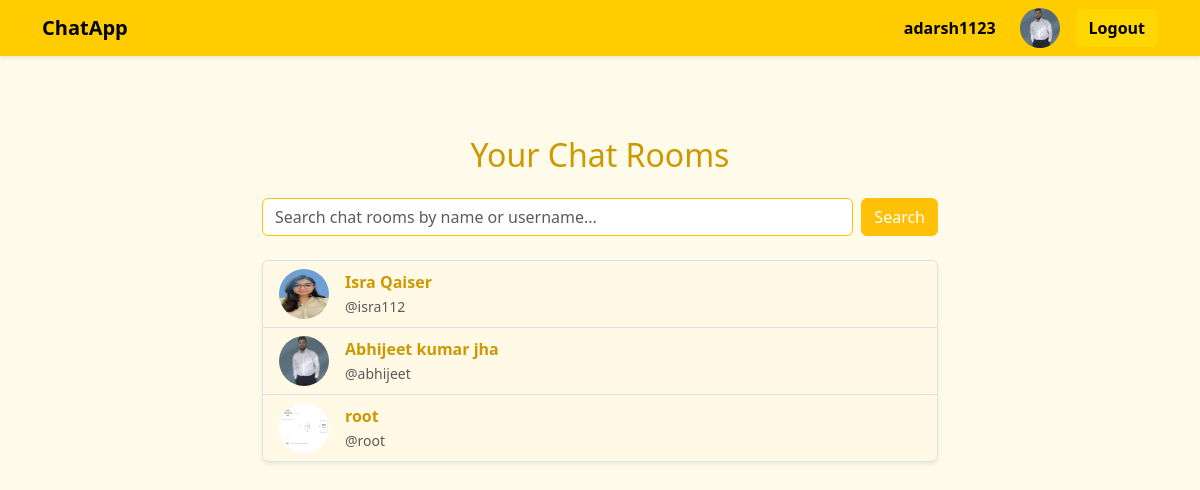
Screenshot of / (signed in) with the database file from the repository.
### chat/models.py (models this page shows, shortened)
class UserInfo(models.Model) :
    user =  models.OneToOneField(User , on_delete= models.CASCADE)
    name  =  models.CharField(max_length=100)
    email  =  models.EmailField()
    phone = models.CharField(max_length=15)
    image = models.ImageField(upload_to='profile_imagesl/' , blank = True ,  null  = True)

class ChatRoom(models.Model) :
    name = models.CharField(max_length=100)
    participants =  models.ManyToManyField(User ,  related_name='chatrooms')
    created_at =  models.DateTimeField(auto_now_add = True)

### chat/views.py (the view)
# urls.py: path('' , index ,  name  = 'index') ,
@login_required
def index(request):
    user = request.user
    chatrooms = ChatRoom.objects.filter(participants=user).distinct()
    for room in chatrooms:
        other = room.participants.exclude(id=user.id).first()
        room.other_user = other  # dynamically attach for template use
    return render(request, 'chat/index.html', {'chatrooms': chatrooms})

### chat/templates/chat/index.html (shortened to what this page needs)
{% extends 'chat/base.html' %}
{% load static %}
{% block content %}
<div class="container mt-5" style="max-width: 700px;">
  <h2 class="mb-4 text-center" style="color: #cc9900;">Your Chat Rooms</h2>
  <form method="GET" action="{% url 'search_users' %}" class="mb-4 d-flex">
    <input type="text" name="q" class="form-control me-2 border-warning" placeholder="Search chat rooms by name or username..." value="{{ request.GET.q }}">
    <button type="submit" class="btn btn-warning text-white">Search</button>
  </form>
  {% if chatrooms %}
    <ul class="list-group shadow-sm rounded">
      {% for room in chatrooms %}
        <a href="{% url 'chatroom' room.id %}" class="list-group-item list-group-item-action d-flex align-items-center" style="background: #fff9e6;">
          {% if room.other_user.userinfo.image %}
            <img src="{{ room.other_user.userinfo.image.url }}" alt="{{ room.other_user.username }}" class="rounded-circle me-3" width="50" height="50">
          {% else %}
            <img src="{% static 'default-profile.png' %}" class="rounded-circle me-3" width="50" height="50">
          {% endif %}
          <div>
            <div style="color: #cc9900; font-weight: 600;">{{ room.other_user.userinfo.name }}</div>
            <small class="text-muted">@{{ room.other_user.username }}</small>
          </div>
        </a>
      {% endfor %}
    </ul>
  {% else %}
    <p class="text-muted fst-italic">No active chat rooms.</p>
  {% endif %}
</div>
{% endblock %}

### chat/templates/chat/base.html (shortened to what this page needs)
{% load static %}
<!DOCTYPE html>
<html lang="en">
<head>
    <link href="https://cdn.jsdelivr.net/npm/bootstrap@5.3.3/dist/css/bootstrap.min.css" rel="stylesheet">
</head>
<body>
<nav class="navbar navbar-expand-lg shadow-sm">
    <div class="container">
        <a class="navbar-brand" href="{% url 'index' %}">ChatApp</a>
        <div class="collapse navbar-collapse justify-content-end" id="navbarNav">
            <ul class="navbar-nav align-items-center">
                {% if user.is_authenticated %}
                    <li class="nav-item me-3">
                        <span class="nav-link">{{ user.username }}</span>
                    </li>
                    <li class="nav-item me-3">
                        {% if user.userinfo.image %}
                            <img src="{{ user.userinfo.image.url }}" class="profile-img" alt="Profile">
                        {% else %}
                            <img src="{% static 'default.jpg' %}" class="profile-img" alt="Profile">
                        {% endif %}
                    </li>
                    <li class="nav-item">
                        <a class="btn btn-yellow" href="{% url 'logout' %}">Logout</a>
                    </li>
                {% endif %}
            </ul>
        </div>
    </div>
</nav>
<div class="container content">
    {% block content %}{% endblock %}
</div>
</body>
</html>

### chat/templates/chat/base.html (style rules this page uses)
body { background-color: #fffbea; }
.navbar { background-color: #ffcc00; }
.nav-link, .navbar-brand { color: #000 !important; font-weight: bold; }
.btn-yellow { background-color: #ffd700; color: black; font-weight: 600; }
.profile-img { width: 40px; height: 40px; object-fit: cover; border-radius: 50%; }
.content { padding: 2rem; }

### rows the page displays
ChatRoom: other_user.userinfo.image (picture), other_user.userinfo.name "Isra Qaiser", other_user.username "isra112"
ChatRoom: other_user.userinfo.image (picture), other_user.userinfo.name "Abhijeet kumar jha", other_user.username "abhijeet"
ChatRoom: other_user.userinfo.image (picture), other_user.userinfo.name "root", other_user.username "root"

### other values shown
{{ user.username }} "adarsh1123"
